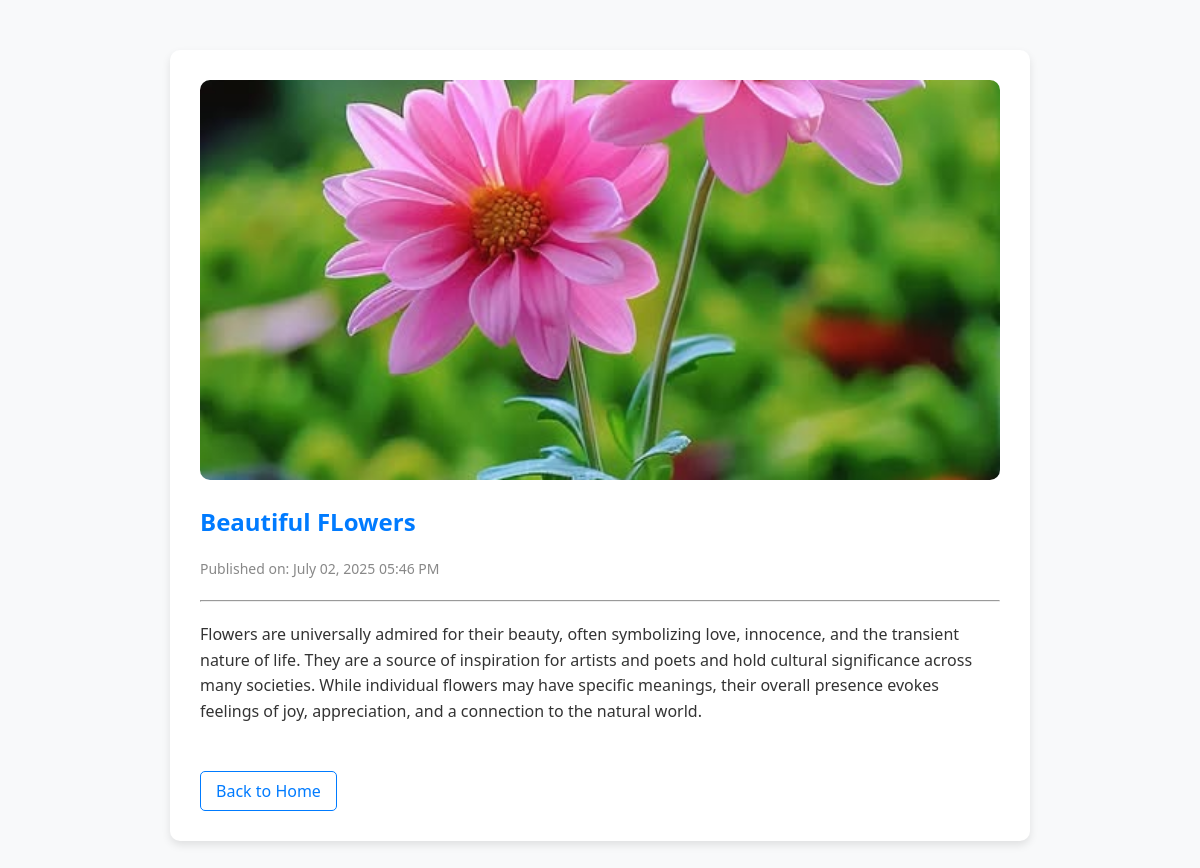
Screenshot of /3/ with the database file from the repository.
### blog/models.py (models this page shows, shortened)
class Post(models.Model):
    title = models.CharField(max_length=100)
    public_date = models.DateTimeField()
    image = models.ImageField(upload_to="images")
    body = models.TextField()
    def pub_date(self):
        return self.public_date.strftime("%B %d, %Y %I:%M %p")

### blog/views.py (the view)
# urls.py: path("<int:blog_id>/", views.detail,name="detail"),
def detail(request, blog_id):
    details = get_object_or_404(Post,pk =blog_id)
    return render(request, 'details.html', {'post': details})

### blog/templates/details.html (shortened to what this page needs)
<!DOCTYPE html>
<html lang="en">
<head>
</head>
<body>
<div class="container">
    <img src="{{ post.image.url }}" alt="{{ post.title }}" class="post-image">
    <h2>{{ post.title }}</h2>
    <p class="post-meta">Published on: {{ post.pub_date }}</p>
    <hr>
    <p>{{ post.body }}</p>
    <a href="/" class="back-button">Back to Home</a>
</div>
</body>
</html>

### blog/templates/details.html (style rules this page uses)
body { font-family: 'Segoe UI', Tahoma, Geneva, Verdana, sans-serif; background-color: #f8f9fa; color: #333; margin: 0; padding: 0; }
.container { max-width: 800px; margin: 50px auto; background-color: #ffffff; box-shadow: 0 4px 8px rgba(0,0,0,0.1); border-radius: 10px; padding: 30px; }
h2 { color: #007bff; }
.post-image { width: 100%; height: 400px; object-fit: cover; border-radius: 10px; }
.post-meta { font-size: 14px; color: #888; }
.back-button { display: inline-block; margin-top: 30px; text-decoration: none; color: #007bff; border: 1px solid #007bff; padding: 8px 15px; border-radius: 5px; transition: all 0.3s ease; }
hr { margin: 20px 0; }
p { line-height: 1.6; }

### rows the page displays
Post: image (picture), title "Beautiful FLowers", pub_date "July 02, 2025 05:46 PM", body "Flowers are universally admired for their beauty, often symbolizing love, innocence, and the transient nature of life. They are a source of inspiration for artists and poets and hold cultural significance across many societies. While individual flowers may have specific meanings, their overall presence evokes feelings of joy, appreciation, and a connection to the natural world."
